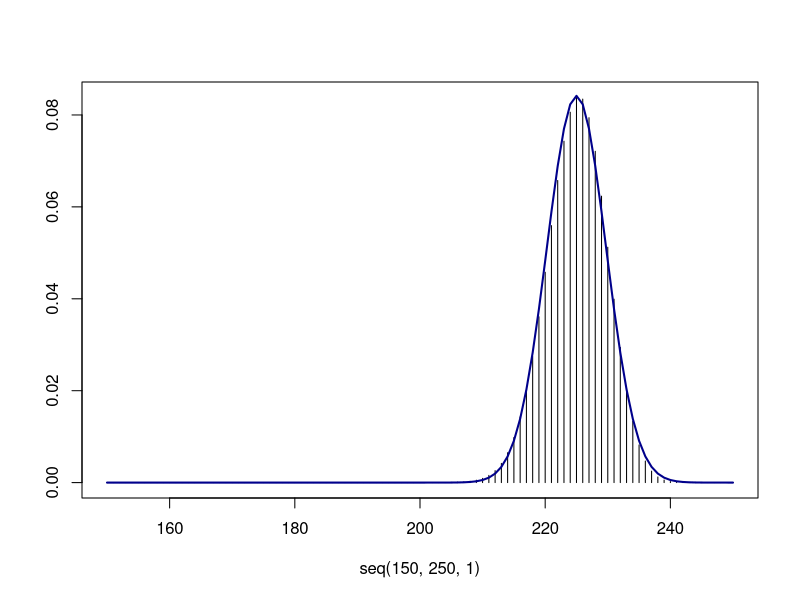
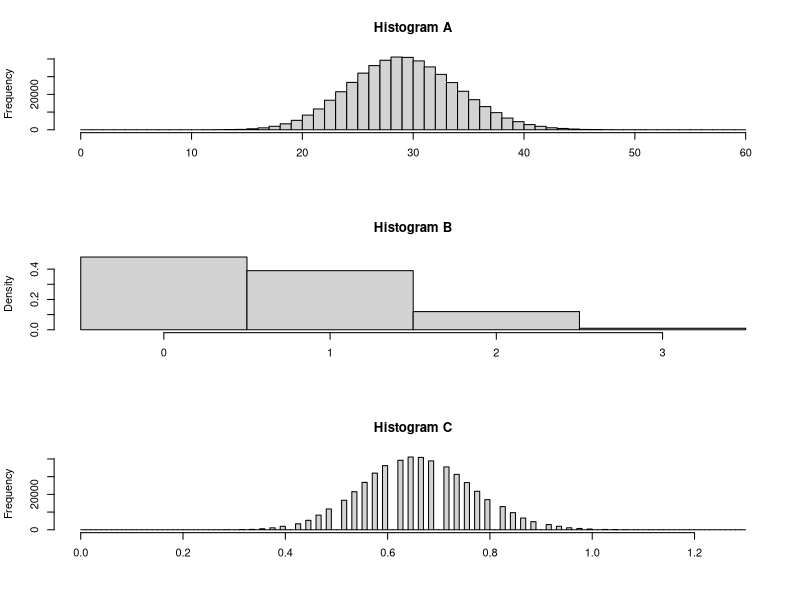
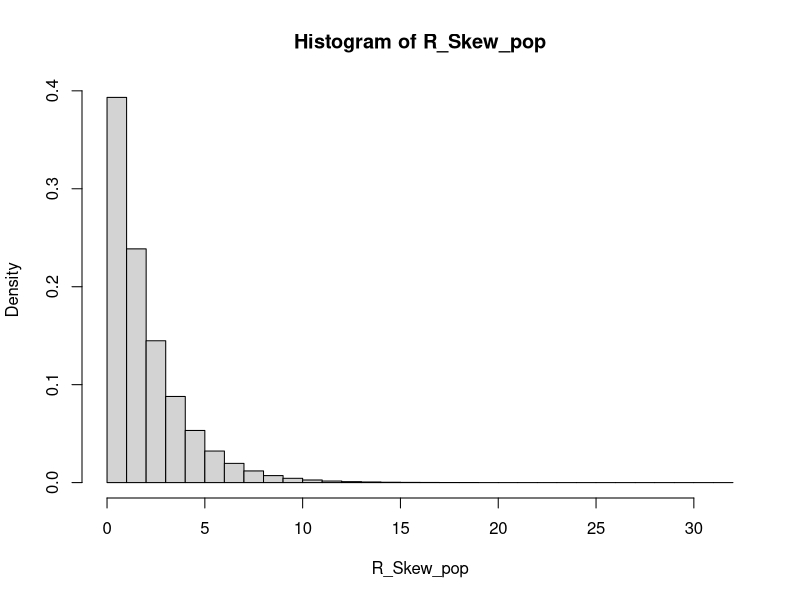

Write R code to recreate these figures, in order. (Note: this script raises an error after producing the figures.)
## ---- chunk 1
knitr::opts_chunk$set(echo = TRUE)
## ---- chunk 2
choose(250, 230) * 0.9^(230) * (1 - 0.9)^20
## ---- chunk 3
1 - pbinom(229, 250, 0.9) 
## ---- chunk 4
250 * 0.9 
sqrt(250 * 0.9 * 0.1)
## ---- chunk 5
plot(x=seq(150,250,1), y=dbinom(150:250, 250, prob=0.90), type='h', ylab="")
curve(dnorm(x, mean=225, sd=4.74), col="darkblue", lwd=2, add=TRUE, yaxt="n")
## ---- chunk 6
1 - pnorm(230, 225, 4.74)
## ---- chunk 7
sample_proportion <- 230 / 250
sd_sample_proportion <- sqrt(0.9 * (1 - 0.9) / 250)
1 - pnorm(sample_proportion, mean = 0.9, sd = sd_sample_proportion)

## ---- chunk 8
vals=c(0,1,2,3)
probs=c(0.48, 0.39, 0.12, 0.01)
(EV_pop=sum(vals*probs))
(Var_pop=sum(probs*(vals-EV_pop)^2)) 
## ---- chunk 9
items=c(rep(0, 48), rep(1, 39), rep(2, 12), rep(3, 1))
manytimes=500000
samp_mean=rep(9, manytimes)
samp_sum=rep(9, manytimes)
for (i in 1:manytimes){
  samp=sample(items, size=45, replace=TRUE)
  samp_mean[i]=mean(samp)
  samp_sum[i]=sum(samp)
}

par(mfrow=c(3,1))
hist(samp_sum, breaks=seq(0, 60, 1), main="Histogram A", xlab="")
hist(items, breaks=seq(-0.5, 3.5, 1), freq=FALSE, main="Histogram B", xlab="")
hist(samp_mean, breaks=seq(0,1.3, 0.01), main="Histogram C", xlab="")
par(mfrow=c(1,1))

## ---- chunk 10
z = (1 - 0.66) / 0.1079506
1 - pnorm(z)
## ---- chunk 11
45 * 0.66
## ---- chunk 12
sqrt(45 * sqrt(0.5244))
## ---- chunk 13
R_Skew_pop = rchisq(10000000,2)
hist(R_Skew_pop, freq=FALSE)
(pop_mean_est = mean(R_Skew_pop)) 
(pop_std_est = sd(R_Skew_Pop)) 

sim_times = 10000
sampled_means = rep(9, sim_times)
sample_size = 100 

for(index in 1:sim_times) {
  R_Skew_samp = rchisq(sample_size, 2) 
  sampled_means[index] = mean(R_Skew_samp)
}
hist(sampled_means)
## ---- chunk 14
samplesize = 15
manytimes = 100000
comp_stat = rep(9, manytimes) 

for (i in 1:manytimes) {
  samp = rnorm(samplesize, 380, 22) 
  comp_stat[i] = (mean(samp) - 380) /(sd(samp) / sqrt(samplesize))
}

mean(comp_stat)
sd(comp_stat)

